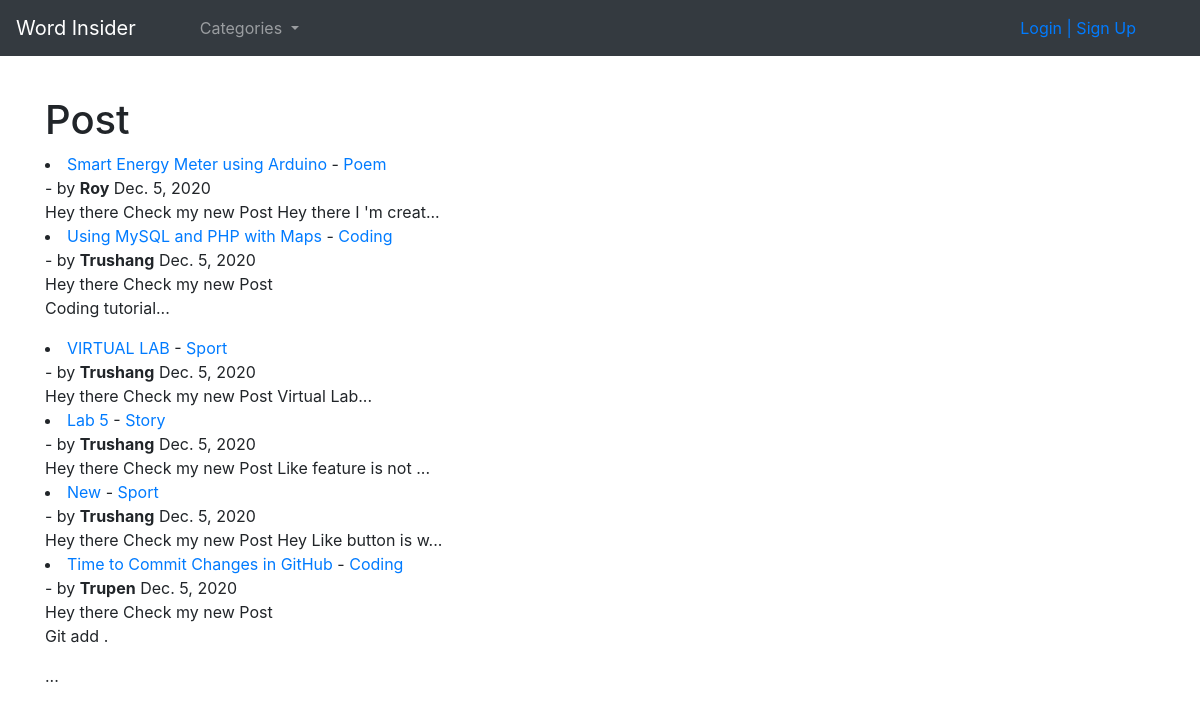
The app's page /, older data.
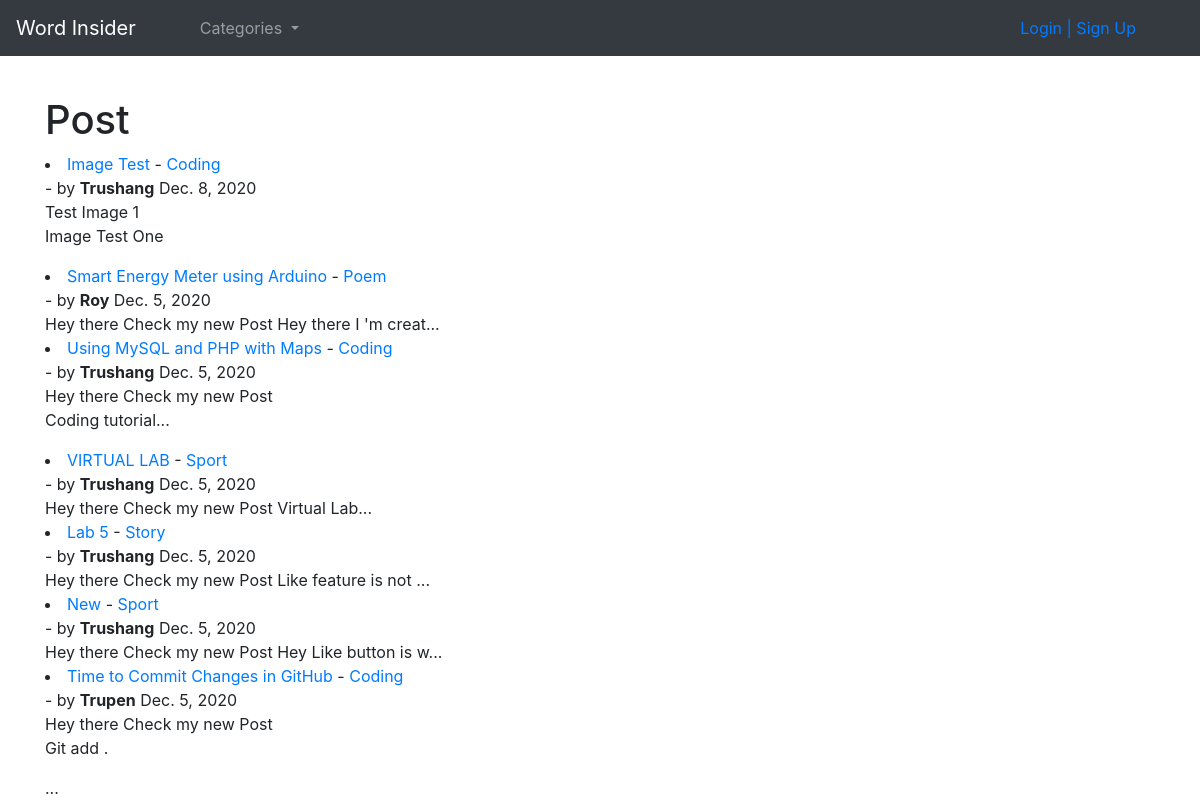
The same page, newer data.
### blog/models.py (models this page shows, shortened)
class Post(models.Model):
    title = models.CharField(max_length=255)
    header_image = models.ImageField(null=True,blank=True,upload_to="images/")
    title_tag = models.CharField(max_length=255)
    author = models.ForeignKey(User,on_delete=models.CASCADE)
    body = RichTextField(blank=True,null=True)
    pub_Date = models.DateField(auto_now_add=True)
    category = models.CharField(max_length=10,default='coding')
    likes = models.ManyToManyField(User,related_name='blog_posts')
    snippet = models.CharField(max_length=50)

### blog/views.py (the view)
# urls.py: path('',HomeView.as_view(),name="home"),
class HomeView(ListView):
    model = Post
    template_name = 'home.html'
    ordering = ['-pub_Date']
    def get_context_data(self, *args, **kwargs):
        cat_menu = CategoryList.objects.all()
        context = super(HomeView,self).get_context_data(*args, **kwargs)
        context["cat_menu"] = cat_menu
        return context

### blog/models.py (called while the page is built)
    def __str__(self):
        return self.name

### blog/templates/home.html (shortened to what this page needs)
{% extends 'base.html' %}
{% block content %}
<h1>Post</h1>
    {% for post in object_list %}
        <li><a href="{%url 'article-detail' post.pk %}">{{ post.title }} </a> - <a href="{% url 'category' post.category|slugify %}">{{ post.category }}</a><br> - by <strong>{{ post.author }}</strong> {{ post.pub_Date }}
        <br>
            {{ post.snippet }}
        {{ post.body | slice:":20"| safe }}...
        </li>
    {% endfor%}
{% endblock %}

Row changes from the older to the newer data that the page shows:
added Post: title "Image Test", category "Coding", author "Trushang", pub_Date "Dec. 8, 2020", snippet "Test Image 1", body "Image Test One"
